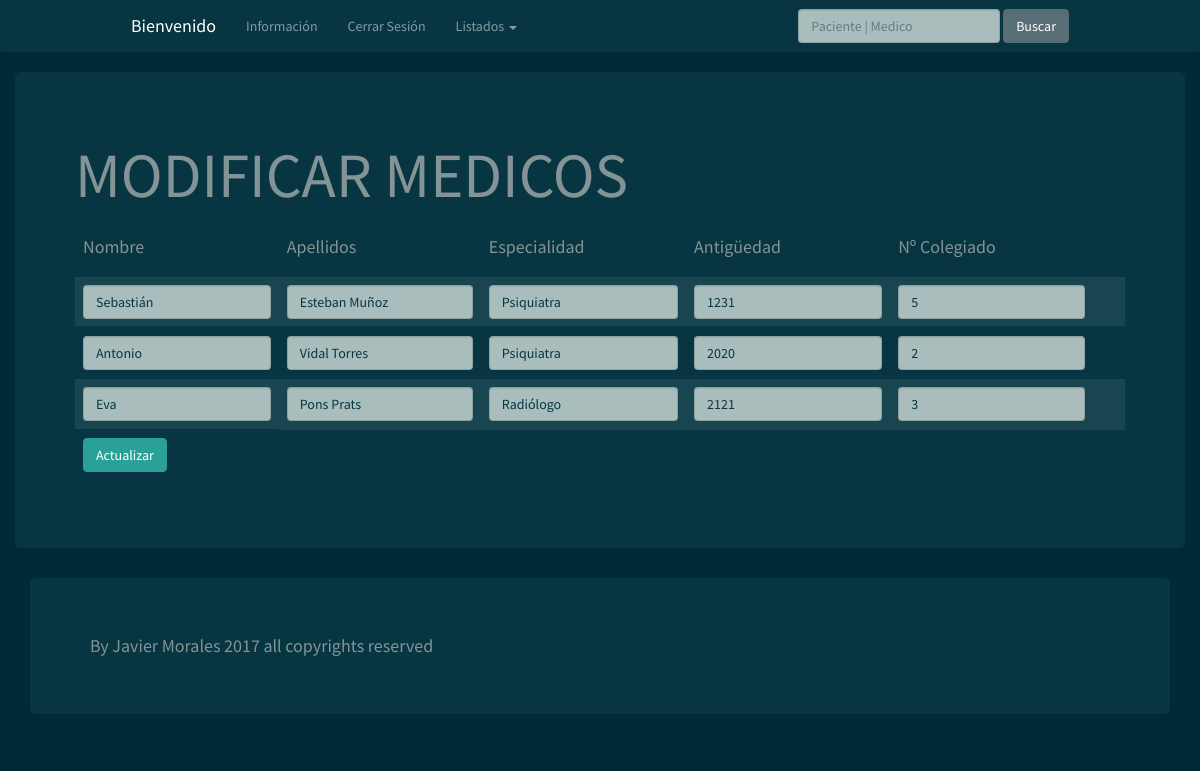
The page /modificar_colegiado.php on the database its author committed.
### tables this page shows
CREATE TABLE `medicos` (
  `Num_Colegiado` varchar(4) NOT NULL,
  `Nom_Medico` varchar(50) DEFAULT NULL,
  `Apell_Medico` varchar(50) DEFAULT NULL,
  `Especialidad` varchar(25) DEFAULT NULL,
  `Antiguedad` int(10) DEFAULT NULL
);

### modificar_colegiado.php (the view, shortened to what this page needs)
<?php
include 'conexion.php';
$query = "select * from medicos";
$resultado = mysqli_query($miconexion, $query);
$filas = mysqli_fetch_assoc ($resultado);
include 'AdminHeader.php';
?>
<div class="container">
  <div class="row">
    <div class="jumbotron">
      <h1>MODIFICAR MEDICOS</h1>
        <table class="table table-striped table-hover ">
          <thead>
            <tr>
              <th><h4>Nombre</h4></th>
              <th><h4>Apellidos</h4></th>
              <th><h4>Especialidad</h4></th>
              <th><h4>Antigüedad</h4></th>
              <th><h4>Nº Colegiado</h4></th>
            </tr>
          </thead>
    </div>
  </div>
    <form id="form1" class="form-group" name="form1" method="post" action="actualizarMedicos.php">
          <?php
          $iteracion = 0;
          do {
          if ($iteracion%2==0){$clase= "active";} else {$clase= "";}
              ?>
           <tbody>
         <tr class= <?php echo '"'.$clase.'"'; ?>>
            <td>
              <input type="text" class="form-control" name=<?php echo '"Nom_Medico'.$iteracion.'"'; ?> id="textfield" value='<?php echo $filas['Nom_Medico']; ?>'/>
            </td>
            <td>
              <input type="text" class="form-control" name=<?php echo '"Apell_Medico'.$iteracion.'"'; ?> id="textfield" value='<?php echo $filas['Apell_Medico']; ?>' />
            </td>
            <td>
              <input type="text" class="form-control" name=<?php echo '"Especialidad'.$iteracion.'"'; ?> id="textfield" value='<?php echo $filas['Especialidad']; ?>' />
            </td>
            <td>
              <input type="text" class="form-control" name=<?php echo '"Num_Colegiado'.$iteracion.'"'; ?> id="textfield" value='<?php echo $filas['Num_Colegiado']; ?>' />
            </td>
            <td>
              <input type="text" class="form-control" name=<?php echo '"Antiguedad'.$iteracion.'"'; ?> id="textfield" value='<?php echo $filas['Antiguedad']; ?>' />
            </td>
            <td>
            <td>
            </td>
          </tr>
          <tr>
            <?php
            $iteracion++;
              } while  ($filas = mysqli_fetch_assoc ($resultado));?>
            <td>
              <input type="submit" class="btn btn-success" name="button" id="button" value="Actualizar" />
              </form>
      </div>
<?php
include 'Footer.php';
?>

### rows shown on the page
medicos: Nom_Medico "Sebastián", Apell_Medico "Esteban Muñoz", Especialidad "Psiquiatra", Num_Colegiado "1231", Antiguedad "5"
medicos: Nom_Medico "Antonio", Apell_Medico "Vidal Torres", Especialidad "Psiquiatra", Num_Colegiado "2020", Antiguedad "2"
medicos: Nom_Medico "Eva", Apell_Medico "Pons Prats", Especialidad "Radiólogo", Num_Colegiado "2121", Antiguedad "3"
